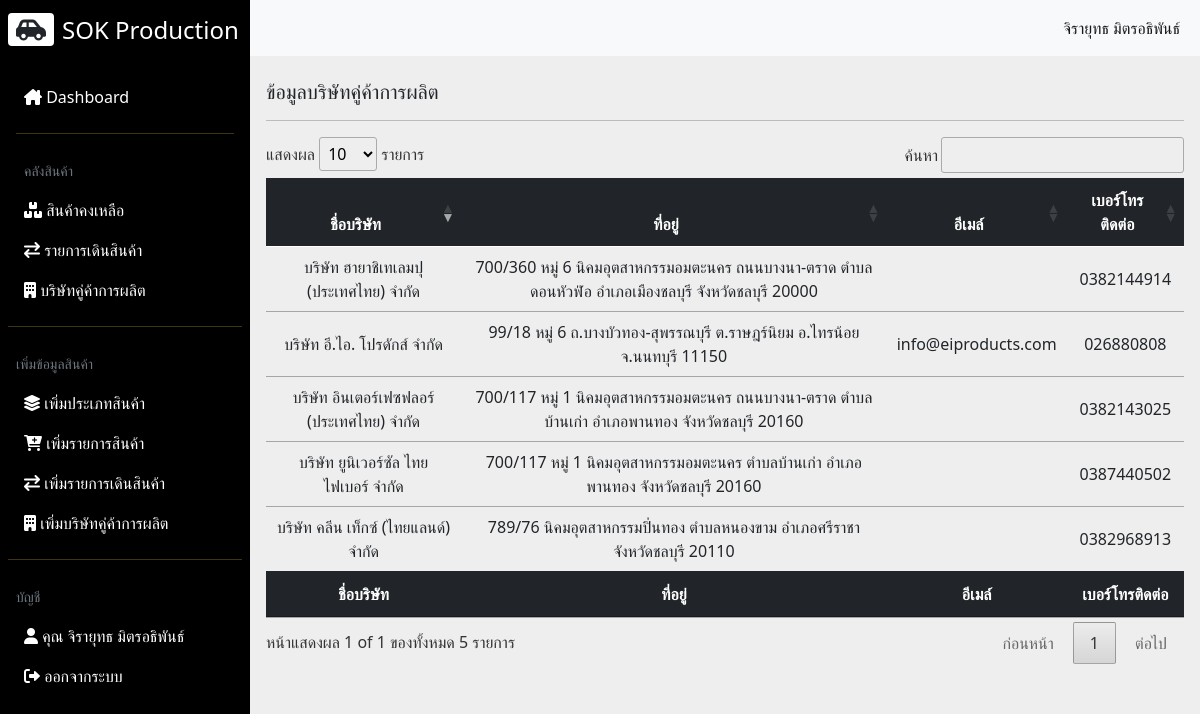
The app's page /supplier.php (signed in), older data.
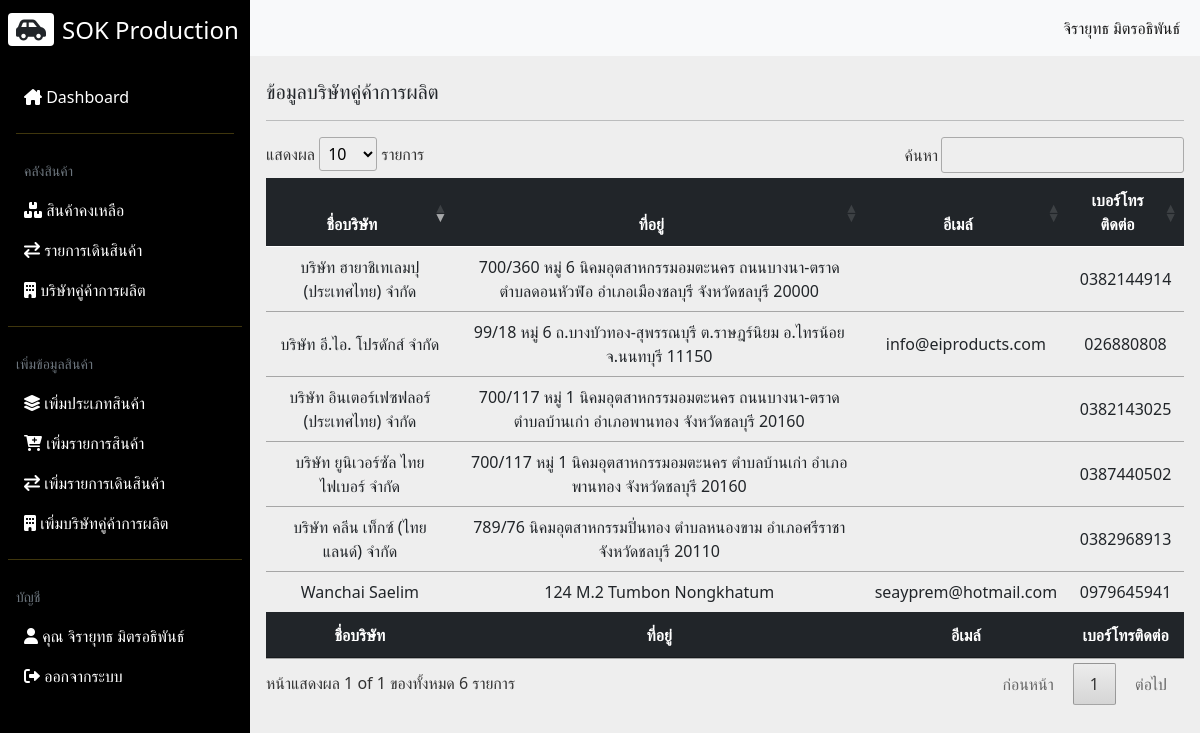
The same page, newer data.
### tables this page shows
CREATE TABLE `supplier` (
  `sup_id` int(11) NOT NULL,
  `sup_company` varchar(255) NOT NULL,
  `sup_address` text NOT NULL,
  `sup_email` varchar(255) DEFAULT NULL,
  `sup_phone` varchar(10) DEFAULT NULL
);

### supplier.php (the view, shortened to what this page needs)
<!DOCTYPE html>
<html lang="en">
<head>
  <link rel="stylesheet" href="css/all.min.css">
  <link rel="stylesheet" href="css/fontawesome.min.css">
  <link rel="stylesheet" href="css/bootstrap.min.css">
  <link rel="stylesheet" href="css/styles.css">
  <link rel="stylesheet" href="css/jquery.dataTables.min.css">
</head>
<body>
  <div class="main-container d-flex">
    <?php include("includes/menuNavbar.inc.php"); ?>
    <?php
    if($_SESSION['emp_level'] == 1 || $_SESSION['emp_level'] == 2) {
    ?>
    <div class="content">
      <nav class="navbar navbar-expand-md navbar-light bg-light">
        <div class="container-fluid">
          <div class="collapse navbar-collapse justify-content-end" id="navbarSupportedContent">
            <ul class="navbar-nav mb-2 mb-lg-0">
              <li class="nav-item">
                <a class="nav-link active" aria-current="page" href="#"><?= $_SESSION['emp_fname']; ?> <?= $_SESSION['emp_lname']; ?></a>
              </li>
            </ul>
          </div>
        </div>
      </nav>
      <div class="dashboard-content px-3 pt-4">
        <h2 class="fs-5"> ข้อมูลบริษัทคู่ค้าการผลิต</h2>
        <hr>
        <div class="col-md-12">
          <div class="row">
            <div class="col-md-12">
              <div class="table-responsive">
                <table class="table align-middle table-hover" id="myTable">
                  <thead class="table-dark">
                    <tr>
                      <th class="text-center">ชื่อบริษัท</th>
                      <th class="text-center">ที่อยู่</th>
                      <th class="text-center">อีเมล์</th>
                      <th class="text-center">เบอร์โทรติดต่อ</th>
                    </tr>
                  </thead>
                  <tbody>
                    <?php
                    include_once('config/db.php');
                    $sql = "SELECT * FROM supplier";
                    $query = mysqli_query($conn, $sql);
                    while($row = mysqli_fetch_array($query)) {
                    ?>
                    <tr class="text-center" id="<?= $row['sup_id']; ?>">
                      <td data-target="name"><?= $row['sup_company']; ?></td>
                      <td data-target="address"><?= $row['sup_address']; ?></td>
                      <td data-target="email"><?= $row['sup_email']; ?></td>
                      <td data-target="phone"><?= $row['sup_phone']; ?></td>
                    </tr>
                    <?php } ?>
                  </tbody>
                  <thead class="table-dark">
                    <tr>
                      <th class="text-center">ชื่อบริษัท</th>
                      <th class="text-center">ที่อยู่</th>
                      <th class="text-center">อีเมล์</th>
                      <th class="text-center">เบอร์โทรติดต่อ</th>
                    </tr>
                  </thead>
                </table>
              </div>
            </div>
          </div>
        </div>
      </div>
    </div>
    <?php } ?>
  </div>
</body>
</html>

### includes/menuNavbar.inc.php (shortened to what this page needs)
<?php
if($_SESSION['emp_level'] == 1) {
?>
<div class="sidebar" id="side_nav">
      <div class="header-box px-2 pt-3 pb-4 d-flex justify-content-between">
        <h1 class="fs-4"><span class="bg-white text-dark rounded shadow px-2 me-2"><i
              class="fa-solid fa-car-side"></i></span><span class="text-white">SOK Production</span></h1>
      </div>
      <ul class="list-unstyled px-2">
        <li class=""><a href="index.php" class="text-decoration-none px-3 py-2 d-block"><i
              class="fa-solid fa-house-chimney"></i>
            Dashboard</a></li>
        <hr class="h-color mx-2">
        <a class="text-decoration-none px-3 py-2 d-block text-secondary"><small>คลังสินค้า</small></a>
        <li class=""><a href="products.php" class="text-decoration-none px-3 py-2 d-block"><i
              class="fa-solid fa-boxes-stacked"></i> สินค้าคงเหลือ</a>
        </li>
        <li class=""><a href="transfer.php" class="text-decoration-none px-3 py-2 d-block"><i
              class="fa-solid fa-arrow-right-arrow-left"></i> รายการเดินสินค้า</a>
        </li>
        <li class=""><a href="supplier.php" class="text-decoration-none px-3 py-2 d-block"><i class="fa-solid fa-building"></i>
            บริษัทคู่ค้าการผลิต</a></li>
      </ul>
      <hr class="h-color mx-2">
      <a class="text-decoration-none px-3 py-2 d-block text-secondary"><small>เพิ่มข้อมูลสินค้า</small></a>
      <ul class="list-unstyled px-2">
        <li class=""><a href="addCategory.php" class="text-decoration-none px-3 py-2 d-block"><i class="fa-solid fa-layer-group"></i> เพิ่มประเภทสินค้า</a>
        </li>
        <li class=""><a href="addProduct.php" class="text-decoration-none px-3 py-2 d-block"><i class="fa-solid fa-cart-plus"></i> เพิ่มรายการสินค้า</a>
        </li>
        <li class=""><a href="addTransfer.php" class="text-decoration-none px-3 py-2 d-block"><i class="fa-solid fa-arrow-right-arrow-left"></i> เพิ่มรายการเดินสินค้า</a>
        </li>
        <li class=""><a href="addSupplier.php" class="text-decoration-none px-3 py-2 d-block"><i class="fa-solid fa-building"></i> เพิ่มบริษัทคู่ค้าการผลิต</a>
        </li>
      </ul>
      <hr class="h-color mx-2">
      <a class="text-decoration-none px-3 py-2 d-block text-secondary"><small>บัญชี</small></a>
      <ul class="list-unstyled px-2">
        <li class=""><a href="#" class="text-decoration-none px-3 py-2 d-block"><i class="fa-solid fa-user"></i> คุณ
            <?= $_SESSION['emp_fname']; ?> <?= $_SESSION['emp_lname']; ?></a>
        </li>
        <li class=""><a href="#" id="logout" class="text-decoration-none px-3 py-2 d-block"><i
              class="fa-solid fa-right-from-bracket"></i>
            ออกจากระบบ</a></li>
      </ul>
    </div>
<?php } ?>

### css/styles.css (style rules this page uses)
body { background-color: #eee; }
#side_nav { background: #000; min-width: 250px; max-width: 250px; transition: all 0.3s; }
.content { min-height: 100vh; width: 100%; }
hr.h-color { background-color: #FCD535; }
.sidebar li a { color: #fff; }

Row changes from the older to the newer data that the page shows:
added supplier: sup_company "Wanchai Saelim", sup_address "124 M.2 Tumbon Nongkhatum", sup_email "seayprem@hotmail.com", sup_phone "0979645941"
Text that changed along with them:
text written by a page script: "แสดงผล รายการ ค้นหา หน้าแสดงผล 1 of 1 ของทั้งหมด 5 รายการ ก่อนหน้า 1 ต่อไป" → "แสดงผล รายการ ค้นหา หน้าแสดงผล 1 of 1 ของทั้งหมด 6 รายการ ก่อนหน้า 1 ต่อไป"
